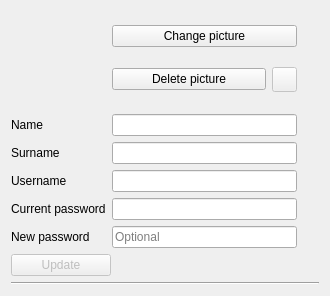
<?xml version="1.0" encoding="UTF-8"?>
<ui version="4.0">
 <class>ProfileSettingsWin</class>
 <widget class="QDialog" name="ProfileSettingsWin">
  <property name="geometry">
   <rect>
    <x>0</x>
    <y>0</y>
    <width>330</width>
    <height>296</height>
   </rect>
  </property>
  <property name="sizePolicy">
   <sizepolicy hsizetype="MinimumExpanding" vsizetype="MinimumExpanding">
    <horstretch>0</horstretch>
    <verstretch>0</verstretch>
   </sizepolicy>
  </property>
  <property name="windowTitle">
   <string>Settings</string>
  </property>
  <property name="windowIcon">
   <iconset theme="emblem-system">
    <normaloff>../../../Prova</normaloff>../../../Prova</iconset>
  </property>
  <property name="layoutDirection">
   <enum>Qt::LeftToRight</enum>
  </property>
  <layout class="QVBoxLayout" name="verticalLayout">
   <item>
    <layout class="QGridLayout" name="gridLayout">
     <item row="2" column="1">
      <widget class="QLineEdit" name="SurnameEdit">
       <property name="cursor">
        <cursorShape>ArrowCursor</cursorShape>
       </property>
       <property name="readOnly">
        <bool>true</bool>
       </property>
      </widget>
     </item>
     <item row="3" column="0">
      <widget class="QLabel" name="UsernameLabel">
       <property name="text">
        <string>Username</string>
       </property>
      </widget>
     </item>
     <item row="1" column="1">
      <widget class="QLineEdit" name="NameEdit">
       <property name="cursor">
        <cursorShape>ArrowCursor</cursorShape>
       </property>
       <property name="readOnly">
        <bool>true</bool>
       </property>
      </widget>
     </item>
     <item row="1" column="0">
      <widget class="QLabel" name="NameLabel">
       <property name="text">
        <string>Name</string>
       </property>
      </widget>
     </item>
     <item row="4" column="0">
      <widget class="QLabel" name="CurrentPasswordLabel">
       <property name="text">
        <string>Current password</string>
       </property>
      </widget>
     </item>
     <item row="5" column="0">
      <widget class="QLabel" name="NewPasswordLabel">
       <property name="text">
        <string>New password</string>
       </property>
      </widget>
     </item>
     <item row="0" column="1">
      <layout class="QVBoxLayout" name="verticalLayout_2">
       <item>
        <widget class="QPushButton" name="ProfilePictureButton">
         <property name="text">
          <string>Change picture</string>
         </property>
         <property name="icon">
          <iconset resource="icons.qrc">
           <normaloff>:/misc/themes/material/camera.png</normaloff>:/misc/themes/material/camera.png</iconset>
         </property>
        </widget>
       </item>
       <item>
        <layout class="QHBoxLayout" name="horizontalLayout">
         <item>
          <widget class="QPushButton" name="DeletePictureButton">
           <property name="enabled">
            <bool>true</bool>
           </property>
           <property name="sizePolicy">
            <sizepolicy hsizetype="Minimum" vsizetype="Fixed">
             <horstretch>0</horstretch>
             <verstretch>0</verstretch>
            </sizepolicy>
           </property>
           <property name="text">
            <string>Delete picture</string>
           </property>
           <property name="icon">
            <iconset resource="icons.qrc">
             <normaloff>:/misc/themes/material/delete.png</normaloff>:/misc/themes/material/delete.png</iconset>
           </property>
          </widget>
         </item>
         <item>
          <widget class="QPushButton" name="UndoButton">
           <property name="enabled">
            <bool>false</bool>
           </property>
           <property name="maximumSize">
            <size>
             <width>25</width>
             <height>25</height>
            </size>
           </property>
           <property name="text">
            <string/>
           </property>
           <property name="icon">
            <iconset resource="icons.qrc">
             <normaloff>:/misc/themes/material/undo.png</normaloff>:/misc/themes/material/undo.png</iconset>
           </property>
          </widget>
         </item>
        </layout>
       </item>
      </layout>
     </item>
     <item row="5" column="1">
      <widget class="QLineEdit" name="NewPasswordEdit">
       <property name="text">
        <string/>
       </property>
       <property name="echoMode">
        <enum>QLineEdit::Password</enum>
       </property>
       <property name="placeholderText">
        <string>Optional</string>
       </property>
      </widget>
     </item>
     <item row="2" column="0">
      <widget class="QLabel" name="SurnameLabel">
       <property name="text">
        <string>Surname</string>
       </property>
      </widget>
     </item>
     <item row="3" column="1">
      <widget class="QLineEdit" name="UsernameEdit">
       <property name="cursor">
        <cursorShape>ArrowCursor</cursorShape>
       </property>
       <property name="readOnly">
        <bool>true</bool>
       </property>
      </widget>
     </item>
     <item row="0" column="0">
      <widget class="QLabel" name="ProfilePicture">
       <property name="sizePolicy">
        <sizepolicy hsizetype="Preferred" vsizetype="Expanding">
         <horstretch>0</horstretch>
         <verstretch>0</verstretch>
        </sizepolicy>
       </property>
       <property name="text">
        <string/>
       </property>
       <property name="alignment">
        <set>Qt::AlignCenter</set>
       </property>
      </widget>
     </item>
     <item row="4" column="1">
      <widget class="QLineEdit" name="CurrentPasswordEdit">
       <property name="echoMode">
        <enum>QLineEdit::Password</enum>
       </property>
      </widget>
     </item>
     <item row="5" column="2">
      <widget class="QPushButton" name="InfoPassword">
       <property name="maximumSize">
        <size>
         <width>16</width>
         <height>16777215</height>
        </size>
       </property>
       <property name="cursor">
        <cursorShape>PointingHandCursor</cursorShape>
       </property>
       <property name="text">
        <string/>
       </property>
       <property name="icon">
        <iconset resource="icons.qrc">
         <normaloff>:/misc/themes/material/question_mark.png</normaloff>:/misc/themes/material/question_mark.png</iconset>
       </property>
       <property name="flat">
        <bool>true</bool>
       </property>
      </widget>
     </item>
    </layout>
   </item>
   <item>
    <widget class="QPushButton" name="UpdateButton">
     <property name="enabled">
      <bool>false</bool>
     </property>
     <property name="maximumSize">
      <size>
       <width>100</width>
       <height>25</height>
      </size>
     </property>
     <property name="layoutDirection">
      <enum>Qt::LeftToRight</enum>
     </property>
     <property name="text">
      <string>Update</string>
     </property>
     <property name="icon">
      <iconset theme="dialog-ok">
       <normaloff>.</normaloff>.</iconset>
     </property>
     <property name="default">
      <bool>true</bool>
     </property>
    </widget>
   </item>
   <item>
    <widget class="Line" name="line">
     <property name="orientation">
      <enum>Qt::Horizontal</enum>
     </property>
    </widget>
   </item>
  </layout>
 </widget>
 <tabstops>
  <tabstop>NameEdit</tabstop>
  <tabstop>SurnameEdit</tabstop>
  <tabstop>UsernameEdit</tabstop>
  <tabstop>CurrentPasswordEdit</tabstop>
  <tabstop>NewPasswordEdit</tabstop>
  <tabstop>ProfilePictureButton</tabstop>
  <tabstop>UpdateButton</tabstop>
 </tabstops>
 <resources>
  <include location="icons.qrc"/>
 </resources>
 <connections/>
</ui>
